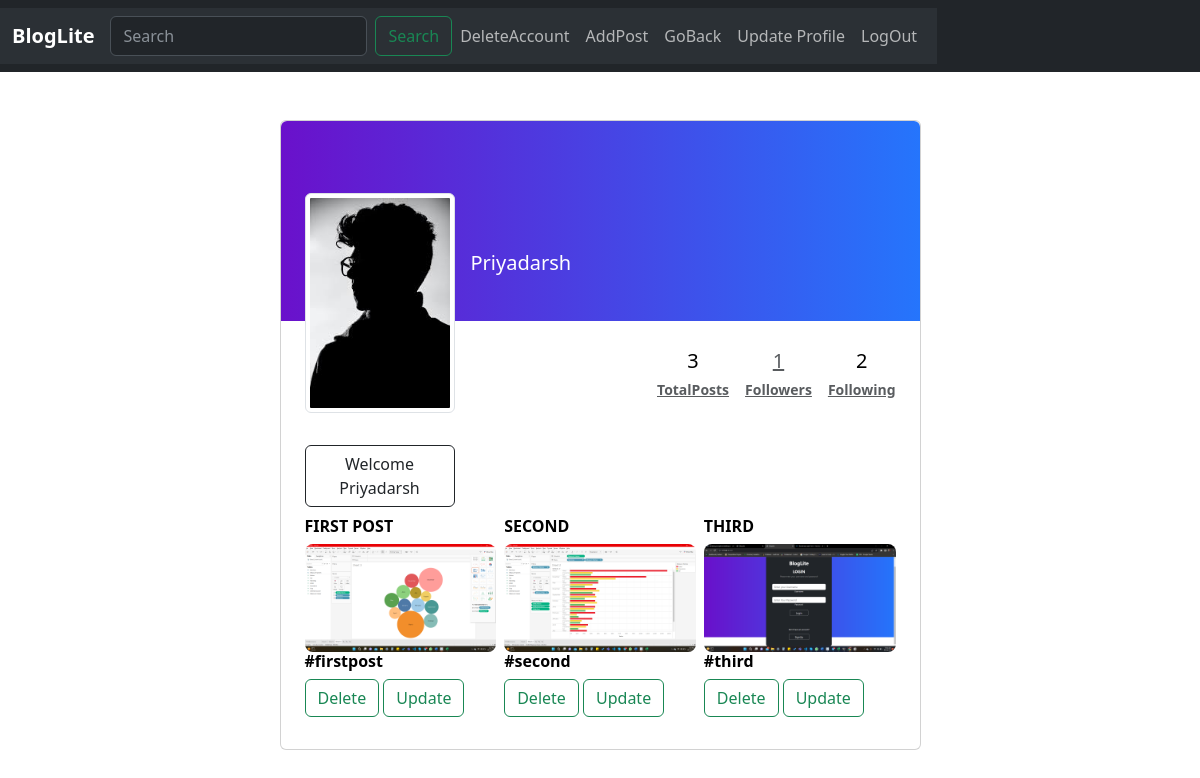
Screenshot of /myprofile (signed in) with the database file from the repository.
### main.py (models this page shows)
class User(db.Model): #user model for table model
    __tablename__ = 'user'
    user_id = db.Column(db.Integer, autoincrement = True, primary_key = True)
    username = db.Column(db.String, unique = True)
    password = db.Column(db.String)
    followers = db.Column(db.Integer)
    posts = db.Column(db.Integer)
    photo = db.Column(db.String)

class Blog(db.Model): #blog model for table blog
    __tablename__ = 'blog'
    post_id = db.Column(db.Integer, autoincrement = True, primary_key = True)
    title = db.Column(db.String)
    caption = db.Column(db.String)
    image = db.Column(db.String)
    timestamp = db.Column(DateTime, default = datetime.datetime.utcnow)
    user_id = db.Column(db.Integer, db.ForeignKey("user.user_id"))
    username = db.Column(db.String, db.ForeignKey("user.username"))
    private = db.Column(db.Integer)

### main.py (the view)
@app.route('/myprofile',methods = ['GET']) #routing for profile of the logged user
def myprofile():
    post_total = Blog.query.filter_by(user_id=session.get('user_log')['id']).count()
    following = Relation.query.filter_by(id_follower = session.get('user_log')['id']).count()
    followers = Relation.query.filter_by(id_following = session.get('user_log')['id']).count()
    blogList  = Blog.query.filter_by(user_id = session.get('user_log')['id']).all()
    user=User.query.get(session.get("user_log")["id"])
    return render_template('myprofile.html',username =session.get('user_log')['username'], following = following,followers =followers,post_total = post_total,blogList = blogList,user=user)

### templates/myprofile.html (shortened to what this page needs)
<!doctype html>
<html lang="en">
<head>
    <link href="https://cdn.jsdelivr.net/npm/bootstrap@5.3.0-alpha1/dist/css/bootstrap.min.css" rel="stylesheet"
>
</head>
<body>
    <nav class="navbar bg-dark" data-bs-theme="dark">
        <nav class="navbar navbar-expand-lg bg-body-tertiary">
            <div class="container-fluid">
                <a class="navbar-brand" href="/homepage"><b>BlogLite</b></a>
                <div class="collapse navbar-collapse">
                    <ul class="navbar-nav me-auto mb-2 mb-lg-0">
                        <form class="d-flex" action="/searchuser" method="POST">
                            <input class="form-control me-2" name="search" type="search" placeholder="Search">
                            <button class="btn btn-outline-success" type="submit">Search</button>
                        </form>
                        <li class="nav-item">
                            <a class="nav-link" href="/deleteaccount" method="GET">DeleteAccount</a>
                        </li>
                        <li class="nav-item">
                            <a class="nav-link" href="/addpost" method="GET">AddPost</a>
                        </li>
                        <li class="nav-item">
                            <a class="nav-link" href="/homepage" method="GET">GoBack</a>
                        </li>
                        <li class="nav-item">
                            <a class="nav-link" href="/updateprofile/{{ user.user_id }}" method="GET">Update Profile</a>
                        </li>
                        <li class="nav-item">
                            <a class="nav-link" href="/logout" method="GET">LogOut</a>
                        </li>
                </div>
        </nav>
    </nav>
    <section class="h-100 gradient-custom-2">
        <div class="container py-5 h-100">
            <div class="row d-flex justify-content-center align-items-center h-100">
                <div class="col col-lg-9 col-xl-7">
                    <div class="card">
                        <div class="rounded-top text-white d-flex flex-row"
                            style="background: linear-gradient(to right, rgba(106, 17, 203, 1), rgba(37, 117, 252, 1)); height:200px;">
                            <div class="ms-4 mt-5 d-flex flex-column" style="width: 150px;">
                                <img src="/static/imageupload/{{ user.photo }}" alt="Generic placeholder image"
                                    class="img-fluid img-thumbnail mt-4 mb-2" style="width: 150px; z-index: 1">
                                <br>
                                <button type="text" class="btn btn-outline-dark" data-mdb-ripple-color="dark"
                                    style="z-index: 1;">
                                    Welcome {{ username }}
                                </button>
                            </div>
                            <div class="ms-3" style="margin-top: 130px;">
                                <h5>{{ username }}</h5>
                            </div>
                        </div>
                        <div class="p-4 text-black" style="background-color: #ffffff;">
                            <div class="d-flex justify-content-end text-center py-1">
                                <div>
                                    <p class="mb-1 h5">{{ post_total }}</p>
                                    <a href='/myprofile' class="small text-muted mb-0"><b>TotalPosts</b></p>
                                </div>
                                <div class="px-3">
                                    <p class="mb-1 h5">{{ followers }}</p>
                                    <a href="/followerslist" class="small text-muted mb-0"><b>Followers</b></a>
                                </div>
                                <div>
                                    <p class="mb-1 h5">{{ following }}</p>
                                    <a href="/followinglist" class="small text-muted mb-0"><b>Following</b></a>
                                </div>
                            </div>
                        </div>
                        <br>
                        <br>
                        <div class="card-body p-4 text-black">
                            <div class="row g-2">
                                {% if blogList|length >0 %}
                                {% for item in blogList %}
                                <div class="col mb-2">
                                    <h6><b>{{ item.title }}</b></h6>
                                    <img src="/static/imageupload/{{ item.image }}" alt="image 1"
                                    class="w-100 rounded-3">
                                    <h6><b>{{ item.caption }}</b></h6>
                                    <span><a href="/deletepost/{{ item.post_id }}" method="GET"><button class="btn btn-outline-success" type="submit">Delete</button></a></span>
                                    <span><a href="/updatepost/{{ item.post_id }}" method="GET"><button class="btn btn-outline-success" type="submit">Update</button></a></span>
                                </div>
                                {% endfor %}
                                {% else %}
                                <p style="text-align:center">No Posts </p>
                                {% endif %}
                            </div>
                        </div>
                    </div>
                </div>
            </div>
        </div>
    </section>
</body>
</html>

### rows the page displays
User: photo (picture)
Blog: title "FIRST POST", image (picture), caption "#firstpost"
Blog: title "SECOND", image (picture), caption "#second"
Blog: title "THIRD", image (picture), caption "#third"

### other values shown
{{ username }} "Priyadarsh"
{{ post_total }} "3"
{{ followers }} "1"
{{ following }} "2"
